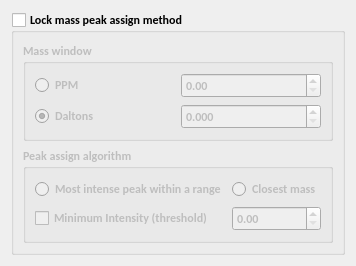
<?xml version="1.0" encoding="UTF-8"?>
<ui version="4.0">
 <class>adwidgets::MSLockForm</class>
 <widget class="QWidget" name="adwidgets::MSLockForm">
  <property name="geometry">
   <rect>
    <x>0</x>
    <y>0</y>
    <width>330</width>
    <height>253</height>
   </rect>
  </property>
  <property name="windowTitle">
   <string>Form</string>
  </property>
  <layout class="QVBoxLayout" name="verticalLayout_2">
   <item>
    <layout class="QVBoxLayout" name="verticalLayout">
     <item>
      <widget class="QGroupBox" name="groupBox">
       <property name="sizePolicy">
        <sizepolicy hsizetype="MinimumExpanding" vsizetype="Preferred">
         <horstretch>0</horstretch>
         <verstretch>0</verstretch>
        </sizepolicy>
       </property>
       <property name="font">
        <font>
         <family>Calibri</family>
         <weight>75</weight>
         <bold>true</bold>
        </font>
       </property>
       <property name="title">
        <string>Lock mass peak assign method</string>
       </property>
       <property name="checkable">
        <bool>true</bool>
       </property>
       <property name="checked">
        <bool>false</bool>
       </property>
       <layout class="QGridLayout" name="gridLayout_4">
        <item row="0" column="0">
         <widget class="QGroupBox" name="groupBox_2">
          <property name="title">
           <string>Mass window</string>
          </property>
          <layout class="QGridLayout" name="gridLayout_2">
           <item row="0" column="0">
            <layout class="QGridLayout" name="gridLayout">
             <item row="0" column="0">
              <widget class="QRadioButton" name="radioButtonPpm">
               <property name="text">
                <string>PPM</string>
               </property>
              </widget>
             </item>
             <item row="1" column="0">
              <widget class="QRadioButton" name="radioButtonDa">
               <property name="text">
                <string>Daltons</string>
               </property>
               <property name="checked">
                <bool>true</bool>
               </property>
              </widget>
             </item>
             <item row="1" column="1">
              <widget class="QDoubleSpinBox" name="doubleSpinBoxDa">
               <property name="decimals">
                <number>3</number>
               </property>
               <property name="singleStep">
                <double>0.010000000000000</double>
               </property>
              </widget>
             </item>
             <item row="0" column="1">
              <widget class="QDoubleSpinBox" name="doubleSpinBoxPpm">
               <property name="maximum">
                <double>100000.000000000000000</double>
               </property>
              </widget>
             </item>
            </layout>
           </item>
          </layout>
         </widget>
        </item>
        <item row="1" column="0">
         <widget class="QGroupBox" name="groupBox_3">
          <property name="title">
           <string>Peak assign algorithm</string>
          </property>
          <layout class="QGridLayout" name="gridLayout_5">
           <item row="0" column="0">
            <layout class="QGridLayout" name="gridLayout_3">
             <item row="0" column="0">
              <widget class="QRadioButton" name="radioButtonAlgo0">
               <property name="text">
                <string>Most intense peak within a range</string>
               </property>
              </widget>
             </item>
             <item row="0" column="1">
              <widget class="QRadioButton" name="radioButtonAlgo1">
               <property name="text">
                <string>Closest mass</string>
               </property>
              </widget>
             </item>
             <item row="1" column="0">
              <widget class="QCheckBox" name="checkBoxThreshold">
               <property name="text">
                <string>Minimum Intensity (threshold)</string>
               </property>
              </widget>
             </item>
             <item row="1" column="1">
              <widget class="QDoubleSpinBox" name="doubleSpinBoxThreshold">
               <property name="maximum">
                <double>99999999.000000000000000</double>
               </property>
               <property name="singleStep">
                <double>100.000000000000000</double>
               </property>
              </widget>
             </item>
            </layout>
           </item>
          </layout>
         </widget>
        </item>
       </layout>
      </widget>
     </item>
    </layout>
   </item>
  </layout>
 </widget>
 <resources/>
 <connections/>
</ui>
